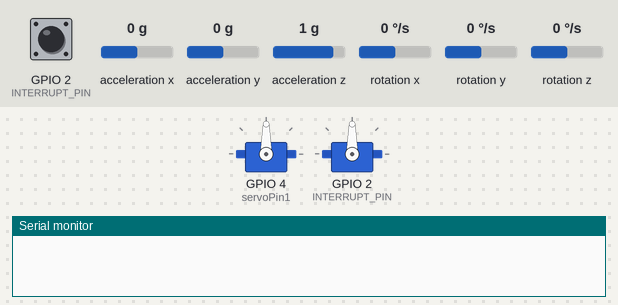
This sketch was run on a simulated ESP32. Parts: 2 × servo, the last lines printed to the serial monitor. Inputs (shaded band) come from the test bench; at power-on: acceleration y 0 g, acceleration z 1 g, acceleration x 0 g, GPIO 2 (INTERRUPT_PIN) LOW, rotation x 0 °/s, rotation y 0 °/s, rotation z 0 °/s. The sensor or clock chip raises its interrupt line as the real part does.

Above: at 2.7 s.
2.8 s: acceleration y set to 0.3 g
At 4.5 s:
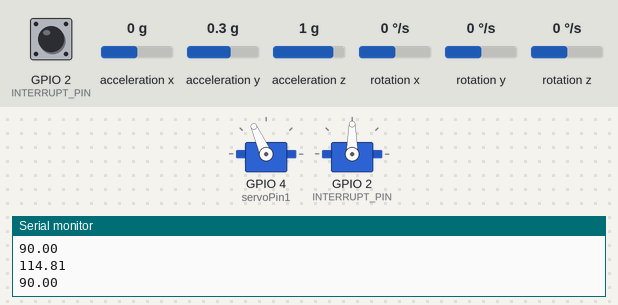
5.1 s: acceleration z set to -1.4 g
At 5.4 s:
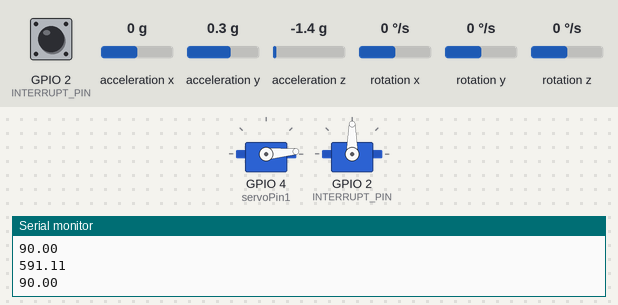
6.6 s: acceleration y set to 0.7 g
At 7.7 s:
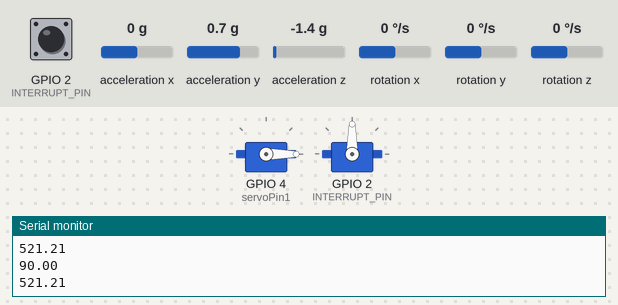
8.1 s: acceleration y set to 1 g
At 8.8 s:
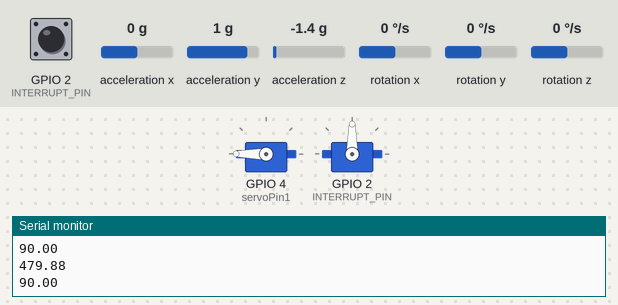
9.6 s: acceleration x set to -0.8 g
At 9.9 s:
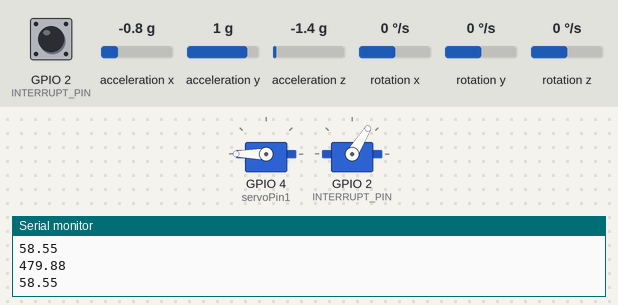
11.1 s: acceleration z set to 1 g
12.6 s: acceleration z set to 1.3 g
At 13.2 s:
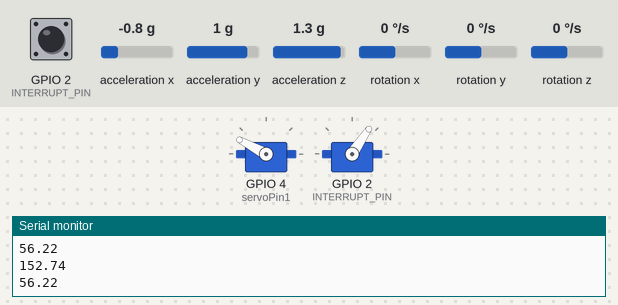
Timing chart, 0 to 15.1 s (numbered marks = the images above; inputs shaded):
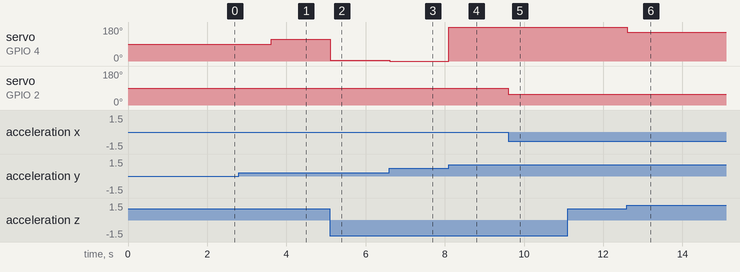

Measured:
- the behaviour switches between 0.1 and 0.2 g on acceleration y (found by bisection; images 0 and 1)
- the behaviour switches between 0.8 and 0.9 g on acceleration y (found by bisection; images 3 and 4)
- the behaviour switches between 1.1 and 1.2 g on acceleration z (found by bisection; images 5 and 6)
- after the input at 2.8 s, servo on GPIO 4 (servoPin1): 90° → 114° after 0.82 s
- after the input at 5.1 s, servo on GPIO 4 (servoPin1): 114° → 5° at once
- after the input at 6.6 s, servo on GPIO 4 (servoPin1): 5° → 0° at once
- after the input at 8.1 s, servo on GPIO 4 (servoPin1): 0° → 180° at once
- after the input at 9.6 s, servo on GPIO 2 (INTERRUPT_PIN): 90° → 58° at once
- after the input at 11.1 s, every drawn part: stays the same
- after the input at 12.6 s, servo on GPIO 4 (servoPin1): 180° → 152° at once; servo on GPIO 2 (INTERRUPT_PIN): 58° → 56° at once

The sketch:

MPU_Servo_Pitch_Roll.ino
```cpp
#include "I2Cdev.h"
#include <ESP32Servo.h>
#include "MPU6050_6Axis_MotionApps20.h"

#if I2CDEV_IMPLEMENTATION == I2CDEV_ARDUINO_WIRE
    #include "Wire.h"
#endif

MPU6050 mpu;

#define OUTPUT_READABLE_YAWPITCHROLL

#define INTERRUPT_PIN 2  // use pin 2 on Arduino Uno & most boards
#define LED_PIN 13 // (Arduino is 13, Teensy is 11, Teensy++ is 6)
bool blinkState = false;

float yawA, rollA, pitchA;
float correct;
int i;

float correctOverdrive = 1.005;

Servo myservo1;  // create servo object to control a servo
int servoPin1 = 4;

Servo myservo2;  // create servo object to control a servo
int servoPin2 = 2;

// MPU control/status vars
bool dmpReady = false;  // set true if DMP init was successful
uint8_t mpuIntStatus;   // holds actual interrupt status byte from MPU
uint8_t devStatus;      // return status after each device operation (0 = success, !0 = error)
uint16_t packetSize;    // expected DMP packet size (default is 42 bytes)
uint16_t fifoCount;     // count of all bytes currently in FIFO
uint8_t fifoBuffer[64]; // FIFO storage buffer

// orientation/motion vars
Quaternion q;           // [w, x, y, z]         quaternion container
VectorInt16 aa;         // [x, y, z]            accel sensor measurements
VectorInt16 aaReal;     // [x, y, z]            gravity-free accel sensor measurements
VectorInt16 aaWorld;    // [x, y, z]            world-frame accel sensor measurements
VectorFloat gravity;    // [x, y, z]            gravity vector
float euler[3];         // [psi, theta, phi]    Euler angle container
float ypr[3];           // [yaw, pitch, roll]   yaw/pitch/roll container and gravity vector

// packet structure for InvenSense teapot demo
uint8_t teapotPacket[14] = { '$', 0x02, 0,0, 0,0, 0,0, 0,0, 0x00, 0x00, '\r', '\n' };


// ================================================================
// ===               INTERRUPT DETECTION ROUTINE                ===
// ================================================================

volatile bool mpuInterrupt = false;     // indicates whether MPU interrupt pin has gone high
void dmpDataReady() {
    mpuInterrupt = true;
}

// ================================================================
// ===                      INITIAL SETUP                       ===
// ================================================================

void setup() {
    myservo1.setPeriodHertz(300);    // standard 50 hz servo
    myservo1.attach(servoPin1, 0, 2500); // attaches the servo on pin 18 to the servo object
    myservo2.setPeriodHertz(300);    // standard 50 hz servo
    myservo2.attach(servoPin2, 0, 2500); // attaches the servo on pin 18 to the servo object

    // join I2C bus (I2Cdev library doesn't do this automatically)
    #if I2CDEV_IMPLEMENTATION == I2CDEV_ARDUINO_WIRE
        Wire.begin();
        Wire.setClock(400000); // 400kHz I2C clock. Comment this line if having compilation difficulties
    #elif I2CDEV_IMPLEMENTATION == I2CDEV_BUILTIN_FASTWIRE
        Fastwire::setup(400, true);
    #endif
    mpu.initialize();
    pinMode(INTERRUPT_PIN, INPUT);
    delay(1000);

    devStatus = mpu.dmpInitialize();

    Serial.begin(9600);

    // supply your own gyro offsets here, scaled for min sensitivity
    mpu.setXGyroOffset(220);
    mpu.setYGyroOffset(76);
    mpu.setZGyroOffset(-85);
    mpu.setZAccelOffset(1788); // 1688 factory default for my test chip

    // make sure it worked (returns 0 if so)
    if (devStatus == 0) {
        // Calibration Time: generate offsets and calibrate our MPU6050
        mpu.CalibrateAccel(6);
        mpu.CalibrateGyro(6);
        mpu.PrintActiveOffsets();
        mpu.setDMPEnabled(true);

        attachInterrupt(digitalPinToInterrupt(INTERRUPT_PIN), dmpDataReady, RISING);
        mpuIntStatus = mpu.getIntStatus();

        dmpReady = true;

        // get expected DMP packet size for later comparison
        packetSize = mpu.dmpGetFIFOPacketSize();
    }
}

void loop() {
    // if programming failed, don't try to do anything
    if (!dmpReady) return;
    // read a packet from FIFO
    if (mpu.dmpGetCurrentFIFOPacket(fifoBuffer)) { // Get the Latest packet
        #ifdef OUTPUT_READABLE_YAWPITCHROLL
            // display Euler angles in degrees
            mpu.dmpGetQuaternion(&q, fifoBuffer);
            mpu.dmpGetGravity(&gravity, &q);
            mpu.dmpGetYawPitchRoll(ypr, &q, &gravity);
            if (i <= 300) {
              correct = ypr[0];
              i++;
            } else {
              yawA = (ypr[0] * 180/M_PI);
              pitchA = (ypr[1] * 180/M_PI);
              rollA = (ypr[2] * 180/M_PI);
              int servoMapYaw = map(yawA, 90.00, -90.00, 180.00, 0.00);
              int servoMapPitch = map(pitchA, 90.00, -90.00, 180.00, 0.00);
              int servoMapRoll = map(rollA, 90.00, -90.00, 180.00, 0.00);
              float calcValueR = pow(correctOverdrive, (servoMapRoll - 90));
              float calcValueP = pow(correctOverdrive, (servoMapPitch - 90));
              float endValueR = servoMapRoll*calcValueR;
              float endValueP = servoMapPitch*calcValueP;
              if (endValueR > 55 && endValueP < 105 && endValueR > 105 && endValueP > 55) {
                myservo1.write(endValueR);
                Serial.println(endValueR);
                myservo2.write(endValueP);
                Serial.println(endValueP);
              }
            }
        #endif
    }
}
```
